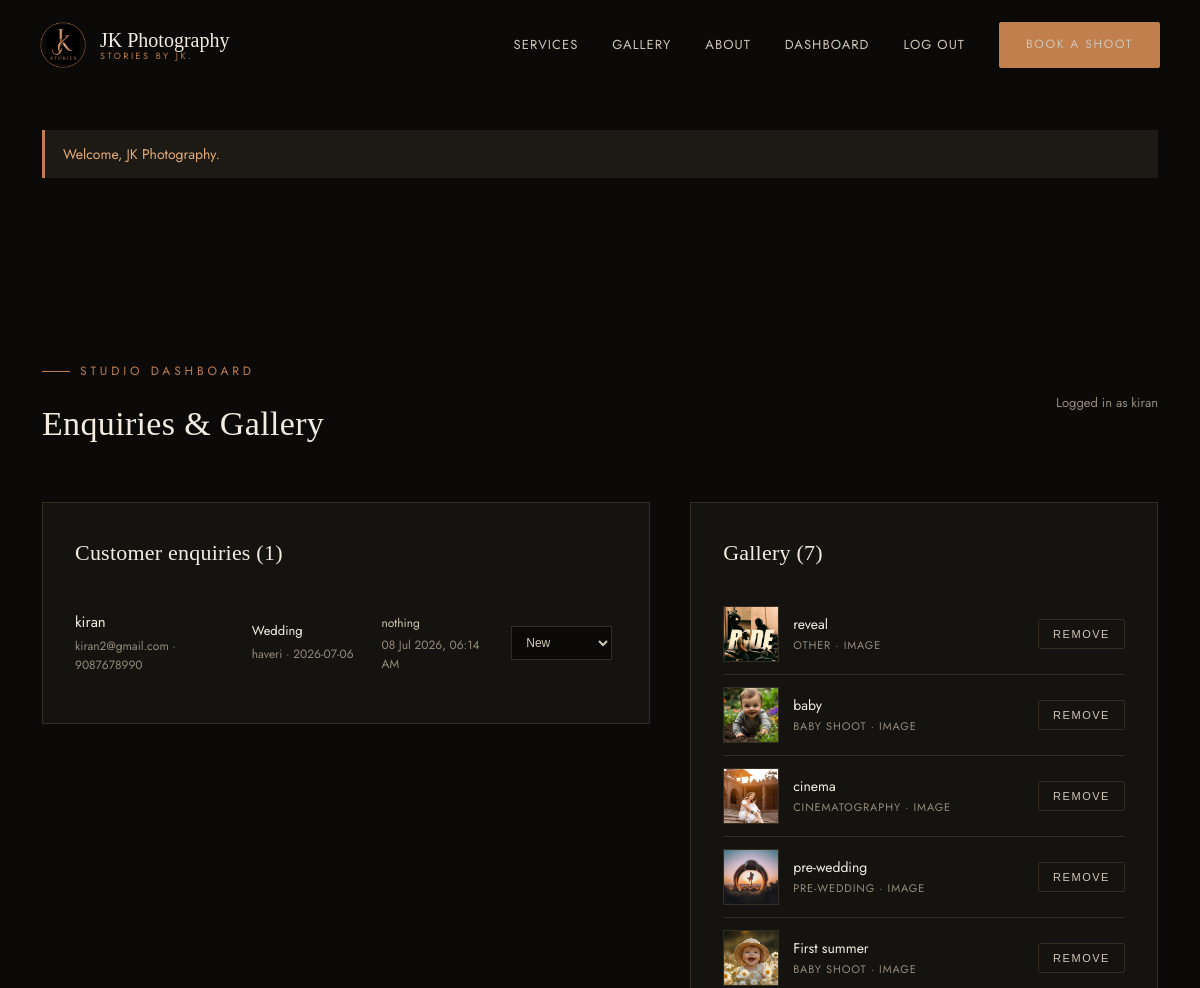
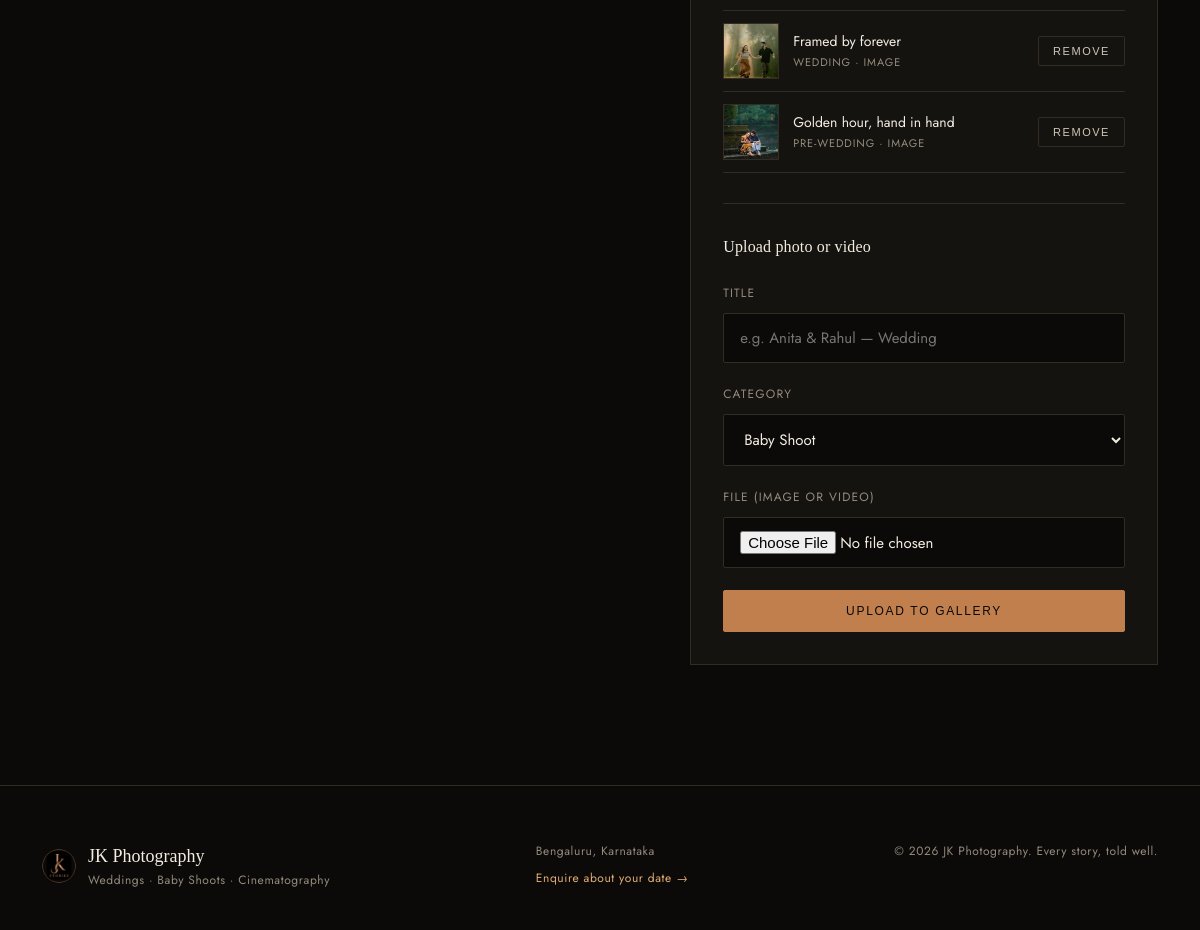
Screenshot of /dashboard (signed in) with the database file from the repository (2 pictures, top to bottom).
### models.py (models this page shows)
class AdminUser(Base):
    __tablename__ = "admin_user"
    id = Column(Integer, primary_key=True)
    username = Column(String(80), unique=True, nullable=False)
    email = Column(String(120), unique=True, nullable=False)
    password_hash = Column(String(255), nullable=False)
    created_at = Column(DateTime, default=datetime.utcnow)

class Booking(Base):
    __tablename__ = "booking"
    id = Column(Integer, primary_key=True)
    name = Column(String(120), nullable=False)
    email = Column(String(120), nullable=False)
    phone = Column(String(20), nullable=False)
    location = Column(String(150), nullable=False)
    shoot_type = Column(String(50), nullable=False)
    event_date = Column(String(20))
    message = Column(Text)
    status = Column(String(20), default="New")
    created_at = Column(DateTime, default=datetime.utcnow)

class GalleryItem(Base):
    __tablename__ = "gallery_item"
    id = Column(Integer, primary_key=True)
    filename = Column(String(255), nullable=False)
    media_type = Column(String(10), nullable=False)
    category = Column(String(50), nullable=False)
    title = Column(String(150))
    created_at = Column(DateTime, default=datetime.utcnow)

### main.py (the view)
@app.get("/dashboard")
def dashboard(request: Request, db: Session = Depends(get_db), admin: Optional[AdminUser] = Depends(get_current_admin)):
    redirect = require_login(request, admin)
    if redirect:
        return redirect
    bookings = db.query(Booking).order_by(Booking.created_at.desc()).all()
    gallery_items = db.query(GalleryItem).order_by(GalleryItem.created_at.desc()).all()
    return render(request, "dashboard.html", bookings=bookings, gallery_items=gallery_items, shoot_types=SHOOT_TYPES, _admin=admin)

### templates/dashboard.html (shortened to what this page needs)
{% extends "base.html" %}
{% block content %}
<section class="section" style="padding-top: 150px;">
  <div class="container">
    <div class="dash-header">
      <div>
        <div class="eyebrow">Studio Dashboard</div>
        <h2 class="section-title" style="margin-top: 16px; font-size: 34px;">Enquiries &amp; Gallery</h2>
      </div>
      <div style="color: var(--muted); font-size: 13px;">Logged in as {{ current_user.username }}</div>
    </div>
    <div class="dash-grid">
      <div class="panel">
        <h3>Customer enquiries ({{ bookings|length }})</h3>
        {% if bookings %}
          {% for b in bookings %}
            <div class="booking-row">
              <div>
                <div class="booking-name">{{ b.name }}</div>
                <div class="booking-meta">{{ b.email }} &middot; {{ b.phone }}</div>
              </div>
              <div>
                <div>{{ b.shoot_type }}</div>
                <div class="booking-meta">{{ b.location }}{% if b.event_date %} &middot; {{ b.event_date }}{% endif %}</div>
              </div>
              <div>
                {% if b.message %}
                  <div class="booking-meta" style="color: var(--cream-dim);">{{ b.message[:80] }}{{ '…' if b.message|length > 80 else '' }}</div>
                {% else %}
                  <div class="booking-meta">—</div>
                {% endif %}
                <div class="booking-meta">{{ b.created_at.strftime('%d %b %Y, %I:%M %p') }}</div>
              </div>
              <div>
                <form method="POST" action="{{ url_for('update_booking_status', booking_id=b.id) }}">
                  <select name="status" class="status-select" onchange="this.form.submit()">
                    {% for s in ['New', 'Contacted', 'Confirmed', 'Completed'] %}
                      <option value="{{ s }}" {{ 'selected' if b.status == s else '' }}>{{ s }}</option>
                    {% endfor %}
                  </select>
                </form>
              </div>
            </div>
          {% endfor %}
        {% else %}
          <div class="empty-state">No enquiries yet. Once your booking form is live, submissions will show up here.</div>
        {% endif %}
      </div>
      <div class="panel">
        <h3>Gallery ({{ gallery_items|length }})</h3>
        {% if gallery_items %}
          {% for item in gallery_items %}
            <div class="gallery-manage-item">
              {% if item.media_type == 'image' %}
                <img class="gallery-manage-thumb" src="{{ url_for('static', filename='uploads/' ~ item.filename) }}" alt="{{ item.title }}">
              {% else %}
                <video class="gallery-manage-thumb" src="{{ url_for('static', filename='uploads/' ~ item.filename) }}"></video>
              {% endif %}
              <div class="gallery-manage-info">
                <div class="t">{{ item.title }}</div>
                <div class="c">{{ item.category }} &middot; {{ item.media_type }}</div>
              </div>
              <form method="POST" action="{{ url_for('delete_media', item_id=item.id) }}" onsubmit="return confirm('Remove this from the gallery?');">
                <button type="submit" class="btn btn-ghost" style="padding: 8px 14px; font-size: 11px;">Remove</button>
              </form>
            </div>
          {% endfor %}
        {% else %}
          <div class="empty-state">No media uploaded yet.</div>
        {% endif %}
        <div class="upload-form">
          <h3 style="font-size: 16px;">Upload photo or video</h3>
          <form method="POST" action="{{ url_for('upload_media') }}" enctype="multipart/form-data">
            <div class="field">
              <label for="title">Title</label>
              <input type="text" id="title" name="title" placeholder="e.g. Anita &amp; Rahul — Wedding">
            </div>
            <div class="field">
              <label for="category">Category</label>
              <select id="category" name="category">
                {% for t in shoot_types %}
                  <option value="{{ t }}">{{ t }}</option>
                {% endfor %}
              </select>
            </div>
            <div class="field">
              <label for="media_file">File (image or video)</label>
              <input type="file" id="media_file" name="media_file" accept="image/*,video/*" required>
            </div>
            <button type="submit" class="btn btn-solid" style="width: 100%; justify-content: center; padding: 13px;">Upload to Gallery</button>
          </form>
        </div>
      </div>
    </div>
  </div>
</section>
{% endblock %}

### static/css/style.css (style rules this page uses)
:root { --black: #0b0a09; --panel: #15130f; --panel-light: #1d1a15; --hairline: #322c22; --copper: #c17f4e; --copper-light: #e3ac74; --copper-deep: #8a5630; --cream: #f3ece1; --cream-dim: #cfc6b8; --muted: #948a7c; --font-display: "Cormorant Garamond", "Times New Roman", serif; --font-body: "Jost", "Helvetica Neue", sans-serif; --radius: 2px; --ease: cubic-bezier(0.65, 0, 0.35, 1); }
* { box-sizing: border-box; }
html { scroll-behavior: smooth; }
body { margin: 0; background: var(--black); color: var(--cream); font-family: var(--font-body); font-size: 16px; line-height: 1.6; -webkit-font-smoothing: antialiased; }
h1, h2, h3, h4 { font-family: var(--font-display); color: var(--cream); font-weight: 500; margin: 0; letter-spacing: 0.01em; }
img, video { max-width: 100%; display: block; }
.container { max-width: 1180px; margin: 0 auto; padding: 0 32px; }
.eyebrow { display: inline-flex; align-items: center; gap: 10px; font-family: var(--font-body); font-size: 12px; letter-spacing: 0.32em; text-transform: uppercase; color: var(--copper); }
.eyebrow::before { content: ""; width: 28px; height: 1px; background: var(--copper); }
.btn { display: inline-flex; align-items: center; gap: 8px; padding: 12px 26px; border: 1px solid var(--copper); color: var(--copper-light); font-size: 12px; letter-spacing: 0.14em; text-transform: uppercase; border-radius: var(--radius); transition: all 0.25s var(--ease); cursor: pointer; background: transparent; }
.btn-solid { background: var(--copper); color: var(--black); border-color: var(--copper); }
.btn-ghost { border-color: var(--hairline); color: var(--cream-dim); }
.section { padding: 120px 0; position: relative; }
.section-title { font-size: clamp(32px, 4vw, 52px); margin-top: 16px; }
.field { margin-bottom: 22px; }
.field label { display: block; font-size: 12px; letter-spacing: 0.1em; text-transform: uppercase; color: var(--muted); margin-bottom: 10px; }
.field input, .field select, .field textarea { width: 100%; background: var(--black); border: 1px solid var(--hairline); color: var(--cream); padding: 13px 16px; font-family: var(--font-body); font-size: 15px; border-radius: var(--radius); }
.dash-header { display: flex; justify-content: space-between; align-items: center; margin-bottom: 50px; flex-wrap: wrap; gap: 16px; }
.dash-grid { display: grid; grid-template-columns: 1.3fr 1fr; gap: 40px; align-items: start; }
.panel { background: var(--panel); border: 1px solid var(--hairline); padding: 32px; }
.panel h3 { font-size: 22px; margin-bottom: 24px; }
.booking-row { display: grid; grid-template-columns: 1.4fr 1fr 1fr 0.9fr; gap: 12px; padding: 16px 0; border-bottom: 1px solid var(--hairline); align-items: center; font-size: 13px; }
.booking-row:last-child { border-bottom: none; }
.booking-name { color: var(--cream); font-size: 15px; }
.booking-meta { color: var(--muted); font-size: 12px; margin-top: 3px; }
.status-select { background: var(--black); border: 1px solid var(--hairline); color: var(--cream-dim); font-size: 12px; padding: 8px 10px; }
.gallery-manage-item { display: flex; gap: 14px; align-items: center; padding: 12px 0; border-bottom: 1px solid var(--hairline); }
.gallery-manage-thumb { width: 56px; height: 56px; object-fit: cover; border: 1px solid var(--hairline); flex-shrink: 0; background: var(--black); }
.gallery-manage-info { flex: 1; }
.gallery-manage-info .t { font-size: 14px; color: var(--cream); }
.gallery-manage-info .c { font-size: 11px; color: var(--muted); text-transform: uppercase; letter-spacing: 0.08em; margin-top: 2px; }
.upload-form { margin-top: 30px; padding-top: 30px; border-top: 1px solid var(--hairline); }

### rows the page displays
AdminUser: username "kiran"
Booking: name "kiran", email "kiran2@gmail.com", phone "9087678990", shoot_type "Wedding", location "haveri", event_date "2026-07-06", message "nothing", created_at "08 Jul 2026, 06:14 AM"
GalleryItem: filename (picture), title "reveal", category "OTHER", media_type "IMAGE"
GalleryItem: filename (picture), title "baby", category "BABY SHOOT", media_type "IMAGE"
GalleryItem: filename (picture), title "cinema", category "CINEMATOGRAPHY", media_type "IMAGE"
GalleryItem: filename (picture), title "pre-wedding", category "PRE-WEDDING", media_type "IMAGE"
GalleryItem: filename (picture), title "First summer", category "BABY SHOOT", media_type "IMAGE"
GalleryItem: filename (picture), title "Framed by forever", category "WEDDING", media_type "IMAGE"
GalleryItem: filename (picture), title "Golden hour, hand in hand", category "PRE-WEDDING", media_type "IMAGE"

### other values shown
{{ f.message }} "Welcome, JK Photography."
{{ bookings|length }} "1"
{{ gallery_items|length }} "7"
{{ 2026 }} "2026"
form field status "New"
form field category "Baby Shoot"
